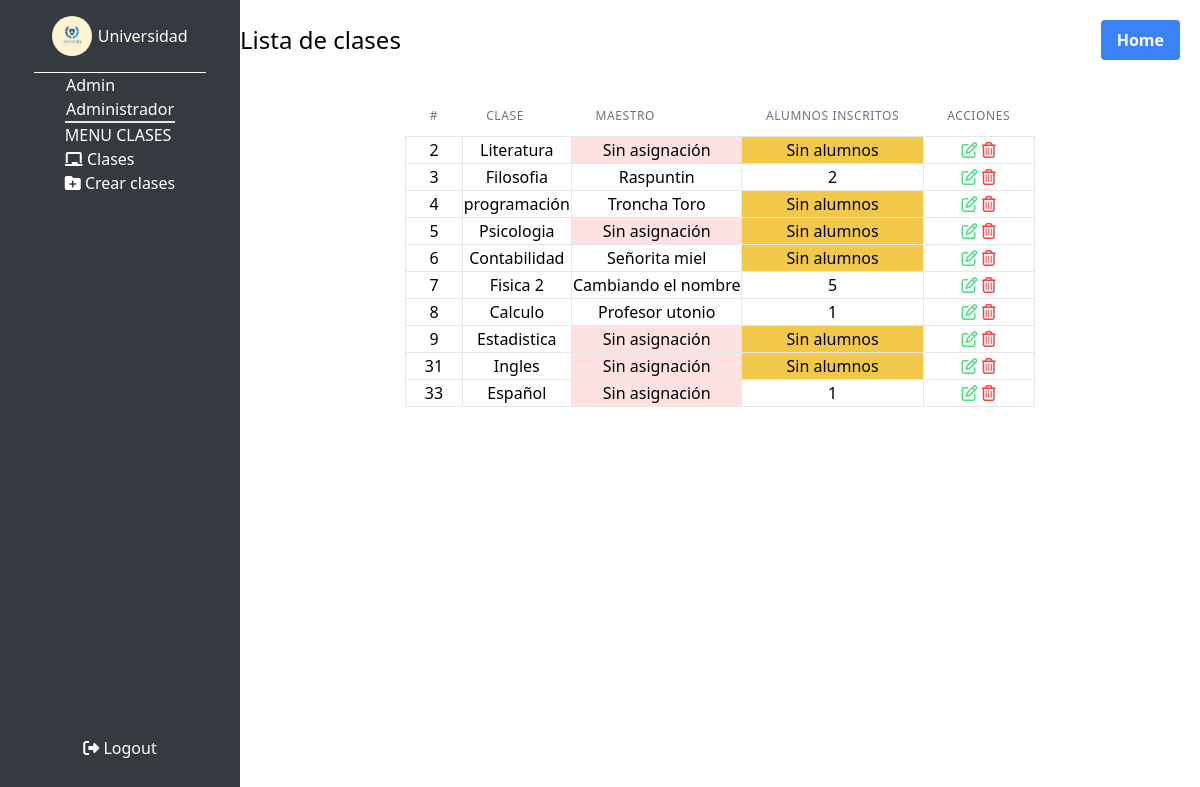
Page /views/admin/clases.php (signed in) on the committed database.
### tables this page shows
CREATE TABLE `usuarios` (
  `usuario_id` int(11) NOT NULL AUTO_INCREMENT,
  `correo` varchar(250) DEFAULT NULL,
  `contrasena` varchar(250) NOT NULL,
  `usuario_nombre` varchar(150) DEFAULT NULL,
  `fecha_nacimientgo` date DEFAULT NULL,
  `direccion` varchar(250) DEFAULT NULL,
  `role_id` int(11) DEFAULT NULL,
  `usuario_dni` bigint(20) DEFAULT NULL,
  PRIMARY KEY (`usuario_id`),
  UNIQUE KEY `correo` (`correo`),
  KEY `role_id` (`role_id`),
  CONSTRAINT `usuarios_ibfk_1` FOREIGN KEY (`role_id`) REFERENCES `roles` (`rol_id`) ON UPDATE CASCADE
);

CREATE TABLE `roles` (
  `rol_id` int(11) NOT NULL AUTO_INCREMENT,
  `role_nombre` varchar(150) DEFAULT NULL,
  PRIMARY KEY (`rol_id`)
);

CREATE TABLE `materias` (
  `materia_id` int(11) NOT NULL AUTO_INCREMENT,
  `materia_nombre` varchar(100) NOT NULL,
  PRIMARY KEY (`materia_id`),
  UNIQUE KEY `materias_un` (`materia_nombre`)
);

### views/admin/clases.php (the view, shortened to what this page needs)
<!DOCTYPE html>
<html lang="en">
<head>
    <link href="/dist/output.css" rel="stylesheet">
</head>
<body class="flex h-screen">
    <section class=" h-[100%] w-1/4 bg-[#353a40] flex flex-col  text-white aling-center items-center justify-between ">
        <div class=" flex flex-col w-[90%] h-[100%] justify-center items-center">
            <div class="flex aling-center items-center text-white p-4 justify-around border-b border-white w-[80%]">
                <div class="bg-[url('/assest/logo.jpg')] bg-cover bg-center rounded-full w-10 h-10">
                </div>
                <h2>Universidad</h2>
            </div>
            <?php
        require_once($_SERVER["DOCUMENT_ROOT"] ."/config/database.php");
        try{
            $id=$_SESSION["user_data"]['usuario_id'];
            $stmnt=$pdo->prepare('SELECT usuarios.*, roles.role_nombre AS nombre_rol FROM usuarios JOIN roles ON  usuarios.role_id = rol_id WHERE usuarios.usuario_id =:id ');
            $stmnt->bindParam(':id', $id, PDO::PARAM_INT);
            $stmnt->execute();
            $result=$stmnt->fetch(PDO::FETCH_ASSOC);
            $rol=$result["nombre_rol"];
            $nonmbre=$result["usuario_nombre"];
        }catch (PDOException $e){
            echo" Error: " . $e->getMessage();
        }
        ?>
            <div>
                <h2><?=$rol?></h2>
                <h3><?=$nonmbre?></h3>
            </div>
            <div class="flex flex-col border-t-2">
                <h3>MENU CLASES</h3>
                <div class="flex flex-col">
                    <div>
                        <i class="fa-solid fa-chalkboard"></i>
                        <button><a href="/views/admin/clases.php">Clases</a></button>
                    </div>
                    <div>
                        <i class="fa-solid fa-folder-plus"></i>
                        <button><a href="/views/admin/crear_clase.php">Crear clases</a></button>
                    </div>
                </div>
            </div>
            <div class="mt-auto pb-10">
                <i class="fa-solid fa-right-from-bracket"></i>
                <button><a href="/handledb/logout.php">Logout</a></button>
            </div>
    </section>
    <main class="w-[100%] flex flex-col  ">
        <header class=" flex   justify-between w-[100%] mb-4 items-center">
            <h1 class="text-2xl">Lista de clases</h1>
            <button class="bg-blue-500 hover:bg-blue-600 text-white font-bold py-2 px-4 rounded m-5"><a
                    href="/views/admin/dashboard.php">Home</a></button>
        </header>
        <section class=" flex w-[100%] aling-center justify-center">
            <table>
                <thead>
                    <th class="px-6 py-3 text-left text-xs font-medium text-gray-500 uppercase tracking-wider">#</th>
                    <th class="px-6 py-3 text-left text-xs font-medium text-gray-500 uppercase tracking-wider">Clase
                    </th>
                    <th class="px-6 py-3 text-left text-xs font-medium text-gray-500 uppercase tracking-wider">Maestro
                    </th>
                    <th class="px-6 py-3 text-left text-xs font-medium text-gray-500 uppercase tracking-wider">Alumnos
                        inscritos</th>
                    <th class="px-6 py-3 text-left text-xs font-medium text-gray-500 uppercase tracking-wider">Acciones
                    </th>
                </thead>
                <tbody>
            <?php
               require_once($_SERVER["DOCUMENT_ROOT"] . "/config/database.php");
                try{
              $sql = "SELECT
               m.materia_id AS ID_Materia,
               m.materia_nombre AS Nombre_Materia,
               GROUP_CONCAT(DISTINCT ma.usuario_nombre) AS Maestros_Asignados,
               COUNT(DISTINCT aa.alumno_id) AS Numero_Alumnos
               FROM materias AS m
               LEFT JOIN maestros_materias AS mm ON m.materia_id = mm.materia_id
               LEFT JOIN usuarios AS ma ON mm.maestro_id = ma.usuario_id
               LEFT JOIN almnos_materias AS aa ON m.materia_id = aa.materia_id
               GROUP BY m.materia_id, m.materia_nombre";
               $stmt = $pdo->prepare($sql);
               $stmt->execute();
               while($row= $stmt->fetch(PDO::FETCH_ASSOC)){
                ?>
                <tr>
                <td class="border text-center"><?= $row["ID_Materia"]?></td>
                <td class="border text-center" ><?= $row["Nombre_Materia"]?></td>
                <td class="border text-center <?=($row["Maestros_Asignados"]===NULL)?"bg-red-100":""?>"><?=($row["Maestros_Asignados"]===NULL)?"Sin asignación": $row["Maestros_Asignados"]?></td>
                <td class="border text-center <?=($row["Numero_Alumnos"]===0)?"bg-[#f2c84b]":""?>"><?= ($row["Numero_Alumnos"]===0)?"Sin alumnos":$row["Numero_Alumnos"]?></td>
                <td class="border text-center">
                <a href="/views/admin/editar_clase.php?id=<?=$row["ID_Materia"]?>" class="text-green-400">
                <i class="fa-regular fa-pen-to-square"></i>
                </a>
                <a href="/handledb/clases/delete.php?id=<?=$row["ID_Materia"]?>" class="text-red-500">
                <i class="fa-regular fa-trash-can"></i>
                </a>
                </td>
                </tr>
                <?php
               }
                }catch (PDOException $e){
                echo" Error: " . $e->getMessage();
                }
               ?>
                </tbody>
           </table>
        </section>
    </main>
</body>
</html>

### rows in the picture
usuarios: role.role_nombre "Admin", usuario_nombre "Administrador"
materias: materia_id "2", materia_nombre "Literatura", shows "Sin asignación", shows "Sin alumnos"
materias: materia_id "3", materia_nombre "Filosofia", Maestros_Asignados "Raspuntin", Numero_Alumnos "2"
materias: materia_id "4", materia_nombre "programación", Maestros_Asignados "Troncha Toro", shows "Sin alumnos"
materias: materia_id "5", materia_nombre "Psicologia", shows "Sin asignación", shows "Sin alumnos"
materias: materia_id "6", materia_nombre "Contabilidad", Maestros_Asignados "Señorita miel", shows "Sin alumnos"
materias: materia_id "7", materia_nombre "Fisica 2", Maestros_Asignados "Cambiando el nombre", Numero_Alumnos "5"
materias: materia_id "8", materia_nombre "Calculo", Maestros_Asignados "Profesor utonio", Numero_Alumnos "1"
materias: materia_id "9", materia_nombre "Estadistica", shows "Sin asignación", shows "Sin alumnos"
materias: materia_id "31", materia_nombre "Ingles", shows "Sin asignación", shows "Sin alumnos"
materias: materia_id "33", materia_nombre "Español", shows "Sin asignación", Numero_Alumnos "1"
